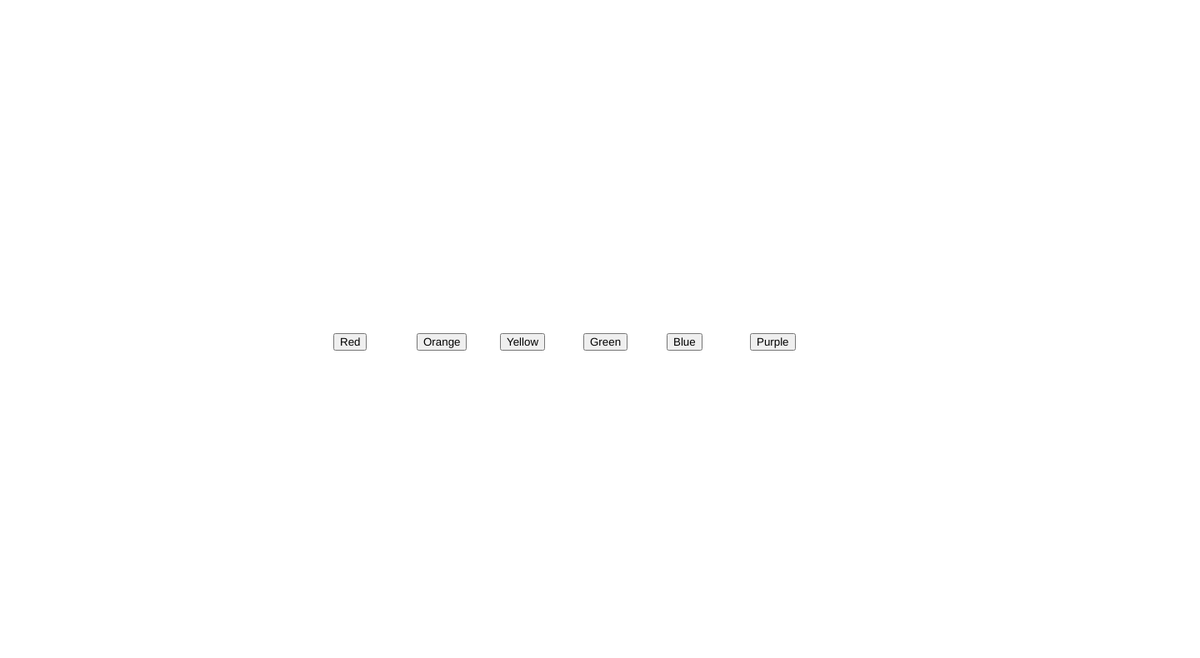
Frame 1 (no input)
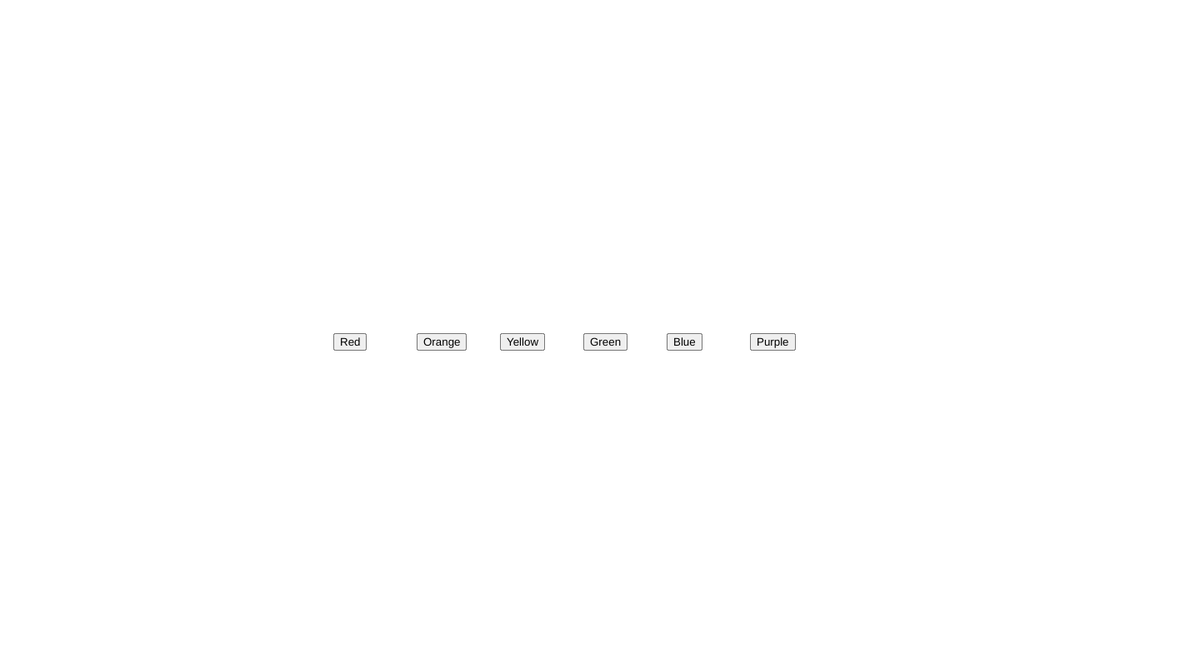
Frame 60 (no input)
Frame 120 (the mouse pressed at the canvas centre since frame 60): identical to frame 60, image omitted

The p5.js sketch that drew these frames (run headless with seeded random() and noise() and a simulated clock; from frame 60 on, the mouse is pressed at the canvas centre):

// p5.js sketch
// ── sketch.js
var btn_red;
var btn_orange;
var btn_yellow;
var btn_green;
var btn_blue;
var btn_purple;

var r = 275;
var g = 275;
var b = 275;

function setup() {
  createCanvas(1440, 790);  
}

function draw() {
  btn_red = createButton("Red");
  btn_red.position(400, 400);
  btn_red.mousePressed(red_bg);
  background(r,g,b);

  btn_orange = createButton("Orange");
  btn_orange.position(500, 400);
  btn_orange.mousePressed(orange_bg);
  background(r,g,b);

  btn_yellow = createButton("Yellow");
  btn_yellow.position(600, 400);
  btn_yellow.mousePressed(yellow_bg);
  background(r,g,b);

  btn_green = createButton("Green");
  btn_green.position(700, 400);
  btn_green.mousePressed(green_bg);
  background(r,g,b);

  btn_blue = createButton("Blue");
  btn_blue.position(800, 400);
  btn_blue.mousePressed(blue_bg);
  background(r,g,b);

  btn_purple = createButton("Purple");
  btn_purple.position(900, 400);
  btn_purple.mousePressed(purple_bg);
  background(r,g,b);
}

function red_bg(){
  r = 225;
  g = 0;
  b = 0;
}

function orange_bg(){
  r = 255;
  g = 165;
  b = 0;
}

function yellow_bg(){
  r = 255;
  g = 255;
  b = 0;
}

function green_bg(){
  r = 34;
  g = 139;
  b = 0;
}

function blue_bg(){
  r = 0;
  g = 0;
  b = 225;
}

function purple_bg(){
  r = 100;
  g = 0;
  b = 150;
}
